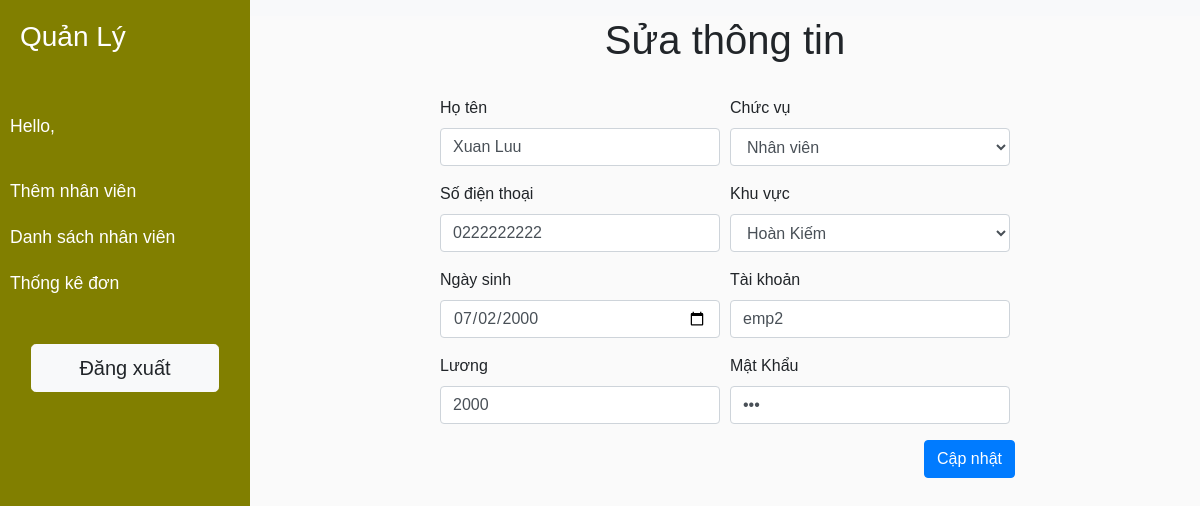
The page /view/suathongtin.php?id=3 on the database its author committed.
### tables this page shows
CREATE TABLE `account` (
  `id` int NOT NULL AUTO_INCREMENT ,
  `tk` varchar(30) DEFAULT NULL,
  `mk` varchar(30) DEFAULT NULL,
  `ten` varchar(100) DEFAULT NULL,
  `dob` date DEFAULT NULL,
  `sdt` varchar(30) DEFAULT NULL,
  `luong` float DEFAULT NULL,
  `chucVu` varchar(30) DEFAULT NULL,
  `ban` varchar(30) DEFAULT NULL,
  `viTri` int(11) DEFAULT NULL,
  PRIMARY KEY (id)
);

### DAO/DBConnection.php (called while the page is built, shortened)
<?php
class DBConnection
{
    private $conn;
    private $host;
    private $user;
    private $password;
    private $dbName;
    function __construct($params = array())
    {
        $this->conn = false;
        $this->host = 'localhost';
        $this->user = 'root';
        $this->password = '';
        $this->dbName = 'nhanvien';
    }
    private function connect()
    {
        if (!$this->conn) {
            try {
                $this->conn = new PDO('mysql:host=' . $this->host . ';dbname=' . $this->dbName . '', $this->user, $this->password, array(PDO::MYSQL_ATTR_INIT_COMMAND => 'SET NAMES utf8'));
            } catch (Exception $e) {
                die('Error : ' . $e->getMessage());
            }
        }
        return $this->conn;
    }
    function getAll($query)
    {
        $result = $this->conn->prepare($query);
        $ret = $result->execute();
        $result->setFetchMode(PDO::FETCH_ASSOC);
        $response = $result->fetchAll();
        return $response;
    }
}

### controller/GetEMPByID.php (called while the page is built, shortened)
<?php
include_once('../DAO/DBConnection.php');
function GetEMPByID($id)
{
    $dbConnection = new DBConnection();
    $result = $dbConnection->getAll("SELECT * FROM account where id = $id");
}

### view/suathongtin.php (the view, shortened to what this page needs)
<?php
include_once('../controller/GetEMPByID.php');
if (isset($_GET['id'])) {
    $id = $_GET['id'];
    GetEMPByID($id);
    $nv = $_SESSION['nhanvien'][0];
}
$user = $_SESSION['user'];
?>
<!DOCTYPE html>
<html lang="en">
<head>
    <link rel="stylesheet" href="https://maxcdn.bootstrapcdn.com/bootstrap/4.4.1/css/bootstrap.min.css">
    <link href="../assets/css/sidebar_style.css" rel="stylesheet" type="text/css" />
</head>
<body>
    <div class="wrapper">
        <nav id="sidebar">
            <div class="sidebar-header">
                <h3>Quản Lý</h3>
            </div>
            <ul class="list-unstyled components">
                <p>Hello, <?= $user['ten'] ?></p>
                <li>
                            <a href="./themnhanvien.php">Thêm nhân viên</a>
                        </li>
                        <li>
                            <a href="./dsnhanvien.php">Danh sách nhân viên</a>
                        </li>
                        <li>
                            <a href="./thongkeluong.php">Thống kê đơn</a>
                        </li>
            </ul>
            <div class="w-100 text-center">
                <button onclick="Logout()" class="btn btn-light btn-lg w-75">Đăng xuất</button>
            </div>
        </nav>
        <div id="content">
        <nav class="navbar navbar-expand-lg navbar-light bg-light">
            </nav>
            <div class="container" style="width: 600px; ">
                <div class="login">
                    <div class="header text-center">
                        <h1>Sửa thông tin</h1>
                    </div>
                    <br />
                    <div class="main">
                        <form action="../controller/EditEMP.php" method="POST">
                            <div class="form-row">
                                <div class="form-group col-md-6">
                                    <label for="ten">Họ tên</label>
                                    <input name="ten" type="text" class="form-control" id="ten" placeholder="Họ tên" value="<?= $nv['ten'] ?>" required />
                                </div>
                                <div class="form-group col-md-6">
                                    <label for="ban">Chức vụ</label>
                                    <select name="ban" id="ban" class="form-control">
                                        <option value="<?= $nv['ban'] ?>" selected><?= $nv['ban'] ?></option>
                                    </select>
                                </div>
                            </div>
                            <div class="form-row">
                                <div class="form-group col-md-6">
                                    <label for="sdt">Số điện thoại</label>
                                    <input name="sdt" type="text" class="form-control" id="sdt" placeholder="Số điện thoại" value="<?= $nv['sdt'] ?>" required />
                                </div>
                                <div class="form-group col-md-6">
                                    <label for="chucVu">Khu vực</label>
                                    <select name="chucVu" id="gioiTinh" class="form-control">
                                        <option value="Hoàn Kiếm" selected>Hoàn Kiếm</option>
                                    </select>
                                    </div>
                            </div>
                            <div class="form-row">
                                <div class="form-group col-md-6">
                                    <label for="ngaySinh">Ngày sinh</label>
                                    <input name="ngaySinh" type="date" class="form-control" id="ngaySinh" placeholder="Ngày sinh" value="<?= $nv['dob'] ?>" required />
                                </div>
                                <div class=" form-group col-md-6">
                                    <label for="tk">Tài khoản</label>
                                    <input name="tk" type="text" class="form-control" id="tk" placeholder="Nhập tài khoản" value="<?= $nv['tk'] ?>" required />
                                </div>
                            </div>
                            <div class="form-row">
                                <div class="form-group col-md-6">
                                    <label for="luong">Lương</label>
                                    <input name="luong" type="text" class="form-control" id="luong" placeholder="Nhập Lương" value="<?= $nv['luong'] ?>" required />
                                </div>
                                <div class="form-group col-md-6">
                                    <label for="matKhau">Mật Khẩu</label>
                                    <input name="matKhau" type="password" class="form-control" id="matKhau" placeholder="Mật Khẩu" value="<?= $nv['mk'] ?>" required />
                                </div>
                            </div>
                            <div class="form-row">
                                <button type="submit" class="btn btn-primary ml-auto ">
                                    Cập nhật
                                </button>
                            </div>
                        </form>
                        <br />
                    </div>
                </div>
            </div>
        </div>
    </div>
</body>
</html>

### assets/css/sidebar_style.css (style rules this page uses)
.wrapper { display: flex; width: 100%; align-items: stretch; justify-content: flex-start; }
#sidebar { min-width: 250px; max-width: 250px; min-height: 100vh; }
#content { width: 100%; }
body { font-family: "Poppins", sans-serif; background: #fafafa; }
p { font-family: "Poppins", sans-serif; font-size: 1.1em; font-weight: 300; line-height: 1.7em; color: #999; }
a, a:hover, a:focus { color: inherit; text-decoration: none; transition: all 0.3s; }
#sidebar { background: #817f00; color: #fff; transition: all 0.3s; }
#sidebar .sidebar-header { padding: 20px; background: #817f00; }
#sidebar ul.components { padding: 20px 0; border-bottom: 1px solid #817f00; }
#sidebar ul p { color: #fff; padding: 10px; }
#sidebar ul li a { padding: 10px; font-size: 1.1em; display: block; }

### rows shown on the page
account: ten "Xuan Luu", ban "Nhân viên", sdt "0222222222", ngaySinh "07/02/2000", tk "emp2", luong "2000"
